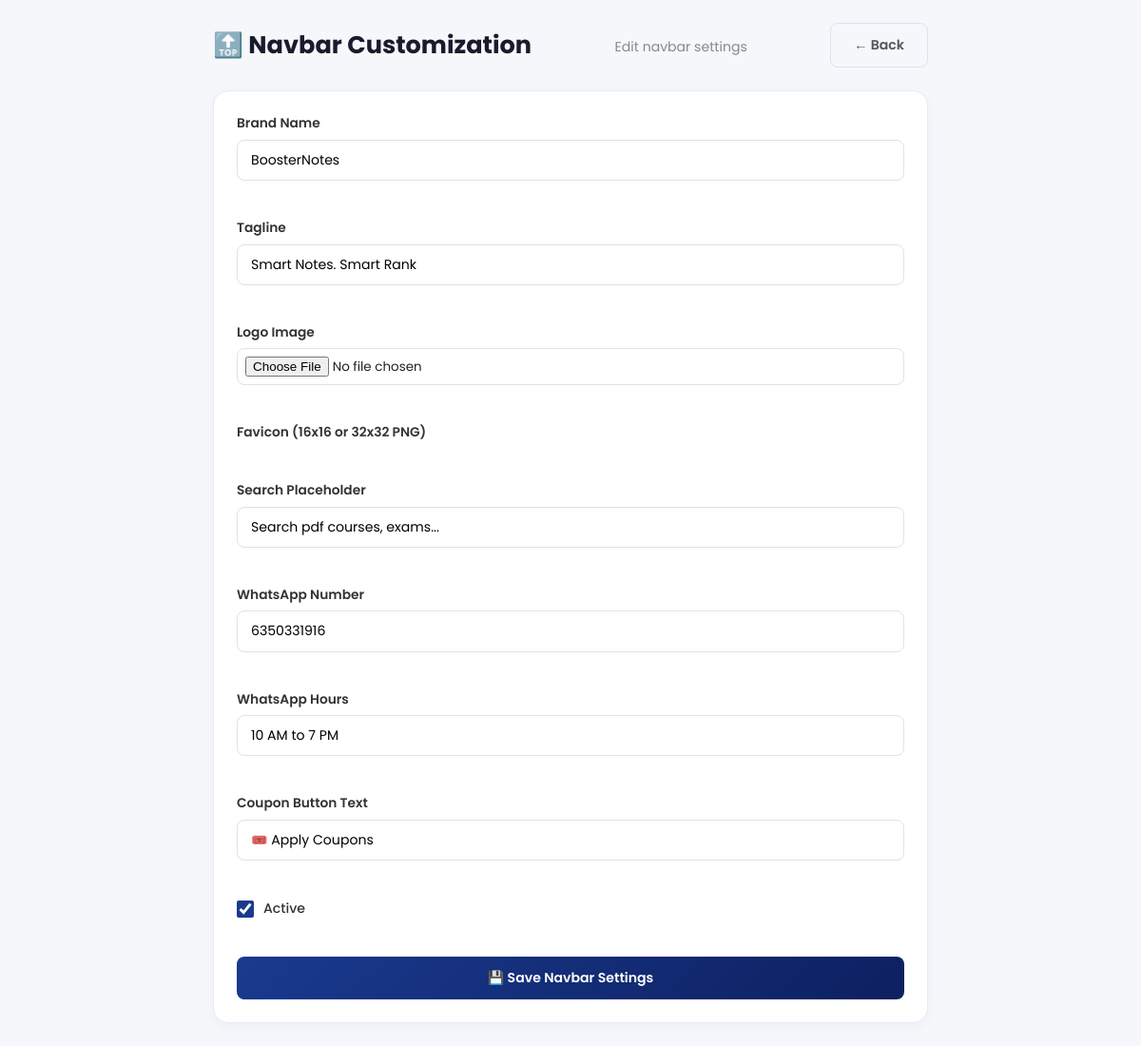
Page /navbar/ (signed in) on the committed database.
### myapp/models.py (models this page shows, shortened)
class NavbarSetting(models.Model):
    brand_name = models.CharField(max_length=100, default="BoosterNotes", verbose_name="Brand Name")
    tagline = models.CharField(max_length=100, default="Smart Notes. Smart Rank", verbose_name="Tagline")
    logo = models.ImageField(
        upload_to='logos/',
        blank=True,
        null=True,
        verbose_name="Logo Image"
    )
    search_placeholder = models.CharField(
        max_length=200,
        default="Search pdf courses, exams...",
        verbose_name="Search Placeholder"
    )
    whatsapp_number = models.CharField(
        max_length=20,
        default="6350331916",
        verbose_name="WhatsApp Number"
    )
    whatsapp_hours = models.CharField(
        max_length=50,
        default="10 AM to 7 PM",
        verbose_name="WhatsApp Hours"
    )
    coupon_text = models.CharField(
        max_length=100,
        default="🎟️ Apply Coupon",
        verbose_name="Coupon Button Text"
    )
    is_active = models.BooleanField(default=True, verbose_name="Is Active")
    class Meta:
        verbose_name = "Navbar Setting"
        verbose_name_plural = "Navbar Settings"

### myapp/views.py (the view)
# urls.py: path('navbar/', views.navbar_custom, name='navbar_custom'),
@login_required
def navbar_custom(request):
    setting = get_or_create_setting(NavbarSetting)
    if request.method == 'POST':
        form = NavbarSettingForm(request.POST, request.FILES, instance=setting)
        if form.is_valid():
            form.save()
            messages.success(request, "Navbar settings updated successfully!")
            return redirect('dashboard')
        else:
            messages.error(request, "Please correct the errors below.")
    else:
        form = NavbarSettingForm(instance=setting)
    return render(request, 'navbar.html', {'form': form})

### myapp/forms.py
class NavbarSettingForm(forms.ModelForm):
    class Meta:
        model = NavbarSetting
        fields = '__all__'
        widgets = {
            'brand_name': forms.TextInput(attrs={'class': 'form-input'}),
            'tagline': forms.TextInput(attrs={'class': 'form-input'}),
            'logo': forms.FileInput(attrs={'class': 'form-input', 'accept': 'image/*'}),
            'favicon': forms.FileInput(attrs={'class': 'form-input', 'accept': 'image/*'}),
            'search_placeholder': forms.TextInput(attrs={'class': 'form-input'}),
            'whatsapp_number': forms.TextInput(attrs={'class': 'form-input'}),
            'whatsapp_hours': forms.TextInput(attrs={'class': 'form-input'}),
            'coupon_text': forms.TextInput(attrs={'class': 'form-input'}),
            'is_active': forms.CheckboxInput(attrs={'class': 'form-input'}),
        }

### myapp/views.py (called while the page is built)
def get_or_create_setting(model, defaults=None):
    setting, created = model.objects.get_or_create(id=1, defaults=defaults or {})
    return setting

### myapp/templates/navbar.html (shortened to what this page needs)
{% extends "admin_dashboard.html" %}
{% block content1 %}
<div class="custom-form-page">
  <div class="custom-form-container">
    <div class="custom-header">
      <h1>🔝 Navbar Customization</h1>
      <p>Edit navbar settings</p>
      <a href="{% url 'dashboard' %}" class="btn btn-secondary">← Back</a>
    </div>
    <div class="custom-card">
      <form method="post" enctype="multipart/form-data" class="custom-form">
        <div class="custom-group">
          <label>Brand Name</label>
          {{ form.brand_name }}
          <div class="custom-error">{{ form.brand_name.errors }}</div>
        </div>
        <div class="custom-group">
          <label>Tagline</label>
          {{ form.tagline }}
          <div class="custom-error">{{ form.tagline.errors }}</div>
        </div>
        <div class="custom-group">
          <label>Logo Image</label>
          {{ form.logo }}
          <div class="custom-error">{{ form.logo.errors }}</div>
        </div>
        <div class="custom-group">
          <label>Favicon (16x16 or 32x32 PNG)</label>
          <div class="custom-error">{{ form.favicon.errors }}</div>
        </div>
        <div class="custom-group">
          <label>Search Placeholder</label>
          {{ form.search_placeholder }}
          <div class="custom-error">{{ form.search_placeholder.errors }}</div>
        </div>
        <div class="custom-group">
          <label>WhatsApp Number</label>
          {{ form.whatsapp_number }}
          <div class="custom-error">{{ form.whatsapp_number.errors }}</div>
        </div>
        <div class="custom-group">
          <label>WhatsApp Hours</label>
          {{ form.whatsapp_hours }}
          <div class="custom-error">{{ form.whatsapp_hours.errors }}</div>
        </div>
        <div class="custom-group">
          <label>Coupon Button Text</label>
          {{ form.coupon_text }}
          <div class="custom-error">{{ form.coupon_text.errors }}</div>
        </div>
        <div class="custom-group">
          <div class="checkbox-row">
            {{ form.is_active }}
            <label>Active</label>
          </div>
          <div class="custom-error">{{ form.is_active.errors }}</div>
        </div>
        <button type="submit" class="btn btn-primary">💾 Save Navbar Settings</button>
      </form>
    </div>
  </div>
</div>
{% endblock content1 %}

### myapp/static/css/admin_dashboard.css (style rules this page uses)
* { margin:0;padding:0;box-sizing:border-box }
html { scroll-behavior:smooth }
body { font-family:'Poppins',sans-serif; background:#f5f7fa; color:#222; overflow-x:hidden; line-height:1.5; min-height:100vh; }
button,input { font:inherit }
a { text-decoration:none }
:root { --primary:#1a3a8f; --primary-dark:#0d2060; --gold:#e8b400; --border:#e8eaf0; --soft-border:#dde2ee; --text:#222; --muted:#666; --bg:#f5f7fa; --white:#fff; --success:#1d9e75; --danger:#e84444; --nav-h:60px; --container:1200px; }
.btn { display:inline-flex; align-items:center; justify-content:center; gap:8px; padding:10px 18px; border-radius:8px; font-size:0.84rem; font-weight:600; transition:all .2s; cursor:pointer; border:none; font-family:'Poppins',sans-serif; white-space:nowrap; }
.btn-primary { background:linear-gradient(135deg,#1a3a8f,#0d2060); color:#fff; }
.btn-secondary { background:#f5f7fa; color:#555; border:1.5px solid #dde2ee; }
.form-input, .form-select, .form-textarea { width:100%; padding:10px 14px; border:1.5px solid #dde2ee; border-radius:8px; font-size:0.88rem; font-family:'Poppins',sans-serif; transition:border-color .2s; background:#fff; }
input[type="file"] { padding:8px; font-size:0.84rem; }

### myapp/templates/navbar.html (style rules this page uses)
.custom-form-page { padding: 1.5rem; max-width: 800px; margin: 0 auto; }
.custom-form-container { display: flex; flex-direction: column; gap: 1.5rem; }
.custom-header { display: flex; align-items: center; justify-content: space-between; flex-wrap: wrap; gap: 1rem; }
.custom-header h1 { font-size: 1.6rem; font-weight: 700; color: #1a1a2e; margin: 0; }
.custom-header p { font-size: 0.88rem; color: #888; margin: 0.3rem 0 0 0; }
.custom-card { background: #fff; border: 1px solid #e7ebf5; border-radius: 16px; padding: 1.5rem; box-shadow: 0 4px 12px rgba(26,58,143,0.04); }
.custom-form { display: flex; flex-direction: column; gap: 1rem; }
.custom-group { display: flex; flex-direction: column; gap: 6px; }
.custom-group label { font-size: 0.86rem; font-weight: 600; color: #333; }
.custom-group input[type="text"], .custom-group input[type="number"], .custom-group textarea, .custom-group select { width: 100%; padding: 10px 14px; border: 1.5px solid #dde2ee; border-radius: 8px; font-size: 0.88rem; font-family: 'Poppins', sans-serif; transition: border-color .2s, background .2s; background: #fff; }
.custom-error { color: #e84444; font-size: 0.8rem; margin-top: 4px; min-height: 14px; }
.checkbox-row { display: flex; align-items: center; gap: 10px; }
.checkbox-row label { font-size: 0.88rem; color: #333; cursor: pointer; margin: 0; font-weight: 500; }
.checkbox-row input[type="checkbox"] { width: 18px; height: 18px; accent-color: #1a3a8f; margin: 0; cursor: pointer; }
.btn { display: inline-flex; align-items: center; justify-content: center; gap: 8px; padding: 12px 24px; border-radius: 8px; font-size: 0.88rem; font-weight: 600; transition: all .2s; cursor: pointer; border: none; font-family: 'Poppins', sans-serif; }
.btn-primary { background: linear-gradient(135deg, #1a3a8f, #0d2060); color: #fff; }
.btn-secondary { background: #f5f7fa; color: #555; border: 1.5px solid #dde2ee; text-decoration: none; }

### rows in the picture
NavbarSetting: brand_name "BoosterNotes", tagline "Smart Notes. Smart Rank", search_placeholder "Search pdf courses, exams...", whatsapp_number "6350331916", whatsapp_hours "10 AM to 7 PM", coupon_text "🎟️ Apply Coupons", is_active "☑"
